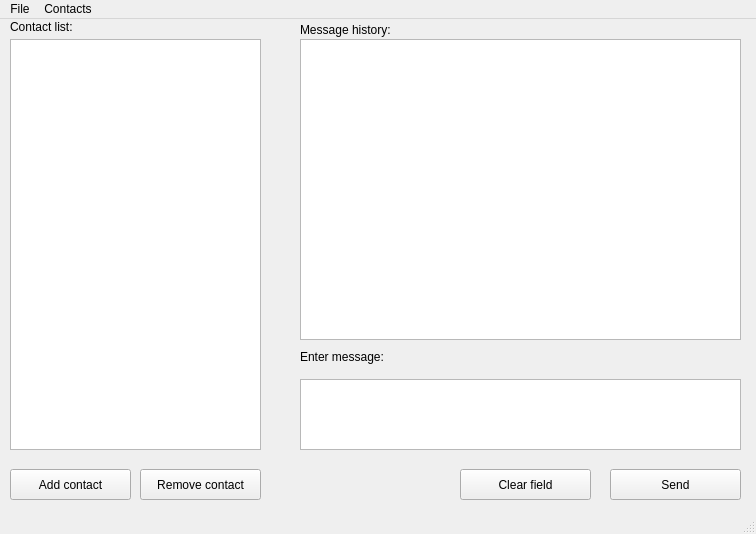
<?xml version="1.0" encoding="UTF-8"?>
<ui version="4.0">
 <class>MainClientWindow</class>
 <widget class="QMainWindow" name="MainClientWindow">
  <property name="geometry">
   <rect>
    <x>0</x>
    <y>0</y>
    <width>756</width>
    <height>534</height>
   </rect>
  </property>
  <property name="minimumSize">
   <size>
    <width>756</width>
    <height>534</height>
   </size>
  </property>
  <property name="windowTitle">
   <string>Async GB Chat</string>
  </property>
  <widget class="QWidget" name="centralwidget">
   <widget class="QLabel" name="label_contacts">
    <property name="geometry">
     <rect>
      <x>10</x>
      <y>0</y>
      <width>101</width>
      <height>16</height>
     </rect>
    </property>
    <property name="text">
     <string>Contact list:</string>
    </property>
   </widget>
   <widget class="QPushButton" name="btn_add_contact">
    <property name="geometry">
     <rect>
      <x>10</x>
      <y>450</y>
      <width>121</width>
      <height>31</height>
     </rect>
    </property>
    <property name="text">
     <string>Add contact</string>
    </property>
   </widget>
   <widget class="QPushButton" name="btn_remove_contact">
    <property name="geometry">
     <rect>
      <x>140</x>
      <y>450</y>
      <width>121</width>
      <height>31</height>
     </rect>
    </property>
    <property name="text">
     <string>Remove contact</string>
    </property>
   </widget>
   <widget class="QLabel" name="label_history">
    <property name="geometry">
     <rect>
      <x>300</x>
      <y>0</y>
      <width>391</width>
      <height>21</height>
     </rect>
    </property>
    <property name="text">
     <string>Message history:</string>
    </property>
   </widget>
   <widget class="QTextEdit" name="text_message">
    <property name="geometry">
     <rect>
      <x>300</x>
      <y>360</y>
      <width>441</width>
      <height>71</height>
     </rect>
    </property>
   </widget>
   <widget class="QLabel" name="label_new_message">
    <property name="geometry">
     <rect>
      <x>300</x>
      <y>330</y>
      <width>171</width>
      <height>16</height>
     </rect>
    </property>
    <property name="text">
     <string>Enter message:</string>
    </property>
   </widget>
   <widget class="QListView" name="list_contacts">
    <property name="geometry">
     <rect>
      <x>10</x>
      <y>20</y>
      <width>251</width>
      <height>411</height>
     </rect>
    </property>
   </widget>
   <widget class="QListView" name="list_messages">
    <property name="geometry">
     <rect>
      <x>300</x>
      <y>20</y>
      <width>441</width>
      <height>301</height>
     </rect>
    </property>
   </widget>
   <widget class="QPushButton" name="btn_send">
    <property name="geometry">
     <rect>
      <x>610</x>
      <y>450</y>
      <width>131</width>
      <height>31</height>
     </rect>
    </property>
    <property name="text">
     <string>Send</string>
    </property>
   </widget>
   <widget class="QPushButton" name="btn_clear">
    <property name="geometry">
     <rect>
      <x>460</x>
      <y>450</y>
      <width>131</width>
      <height>31</height>
     </rect>
    </property>
    <property name="text">
     <string>Clear field</string>
    </property>
   </widget>
  </widget>
  <widget class="QMenuBar" name="menubar">
   <property name="geometry">
    <rect>
     <x>0</x>
     <y>0</y>
     <width>756</width>
     <height>21</height>
    </rect>
   </property>
   <widget class="QMenu" name="menu">
    <property name="title">
     <string>File</string>
    </property>
    <addaction name="menu_exit"/>
   </widget>
   <widget class="QMenu" name="menu_2">
    <property name="title">
     <string>Contacts</string>
    </property>
    <addaction name="menu_add_contact"/>
    <addaction name="menu_del_contact"/>
    <addaction name="separator"/>
   </widget>
   <addaction name="menu"/>
   <addaction name="menu_2"/>
  </widget>
  <widget class="QStatusBar" name="statusBar"/>
  <action name="menu_exit">
   <property name="text">
    <string>Exit</string>
   </property>
  </action>
  <action name="menu_add_contact">
   <property name="text">
    <string>Add contact</string>
   </property>
  </action>
  <action name="menu_del_contact">
   <property name="text">
    <string>Remove contact</string>
   </property>
  </action>
 </widget>
 <resources/>
 <connections>
  <connection>
   <sender>btn_clear</sender>
   <signal>clicked()</signal>
   <receiver>text_message</receiver>
   <slot>clear()</slot>
   <hints>
    <hint type="sourcelabel">
     <x>541</x>
     <y>481</y>
    </hint>
    <hint type="destinationlabel">
     <x>547</x>
     <y>416</y>
    </hint>
   </hints>
  </connection>
 </connections>
</ui>
